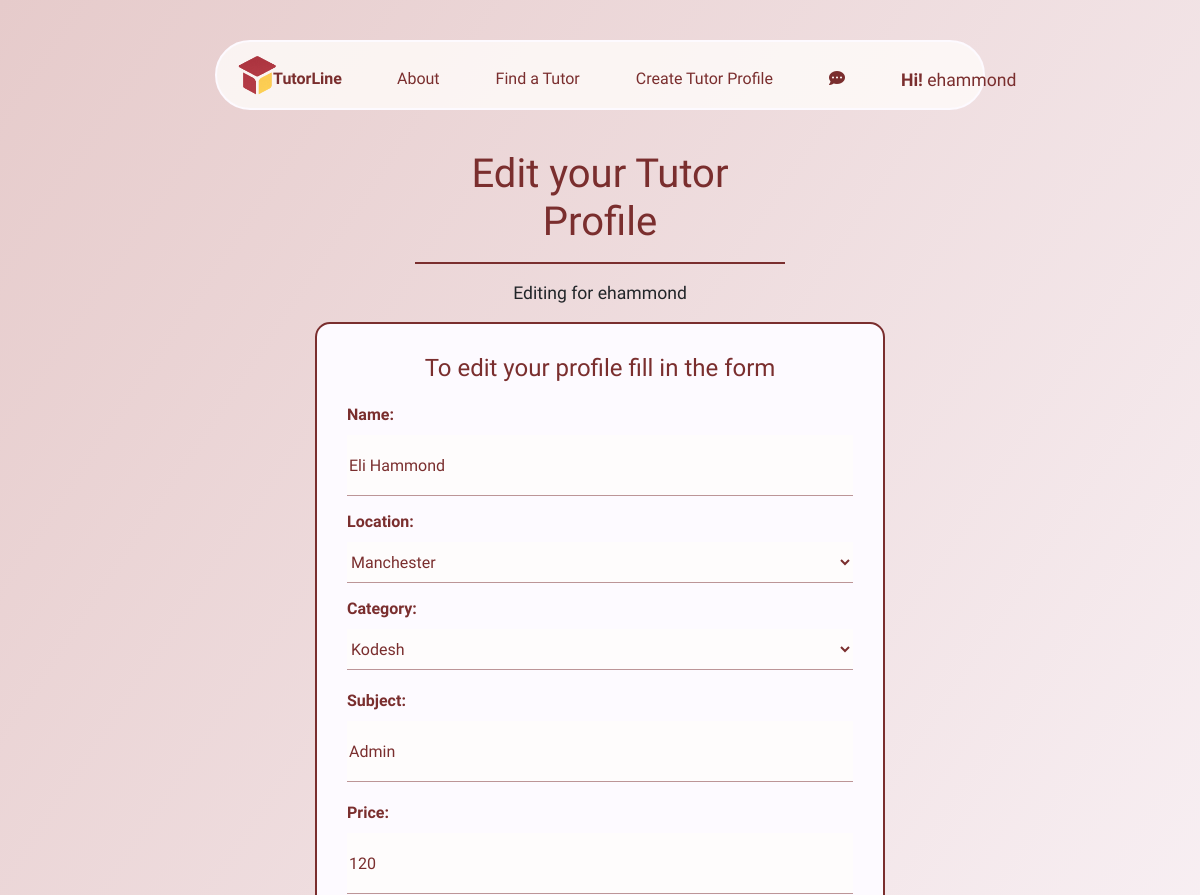
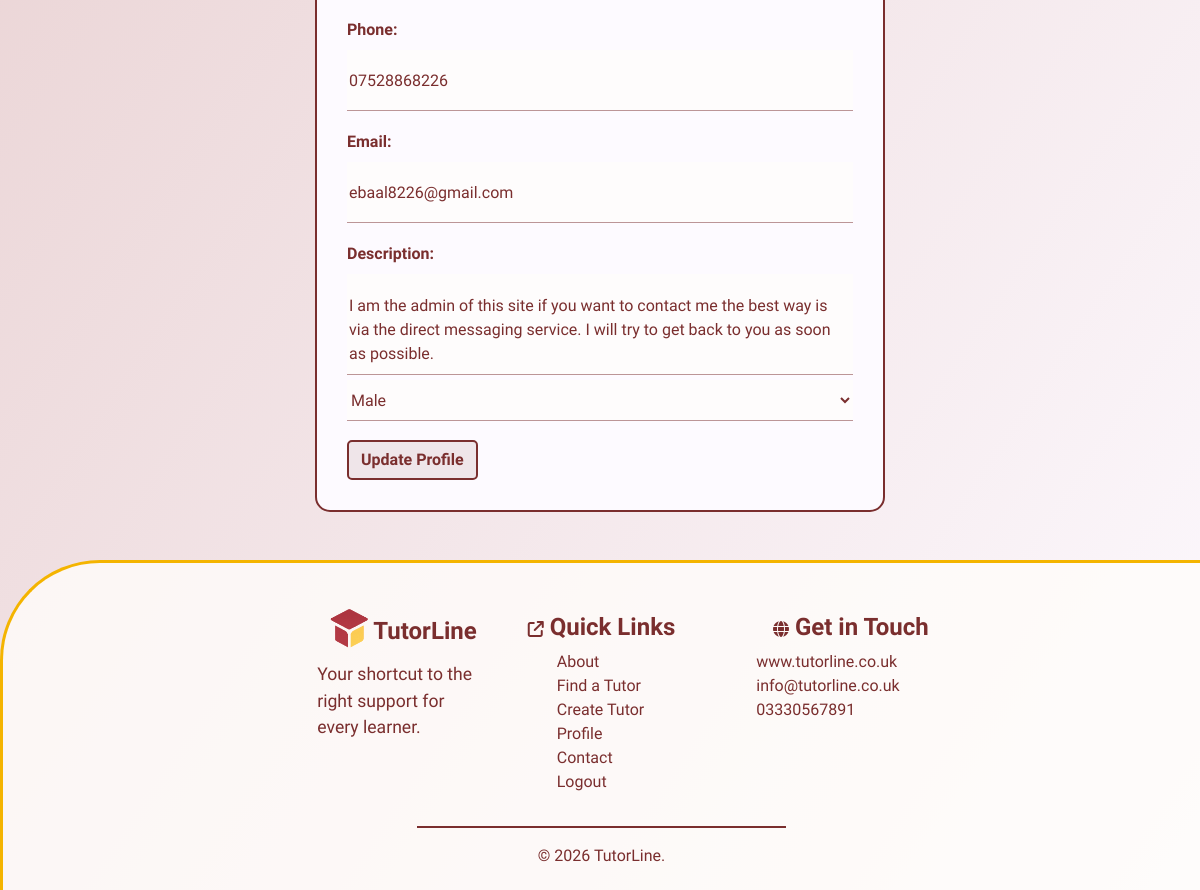
Page /tutors/edit_tutor/1 (signed in) on the committed database (2 pictures, top to bottom).
### tutors/models.py (models this page shows, shortened)
class Tutors(models.Model):
    class Meta:
        verbose_name_plural = "Tutors"
    user = models.ForeignKey(User, on_delete=models.CASCADE, null=True, blank=True)
    name = models.CharField(max_length=254)
    location = models.ForeignKey('Location', null=True, blank=True,
                                 on_delete=models.SET_NULL)
    category = models.ForeignKey('Category', null=True, blank=True,
                                 on_delete=models.SET_NULL)
    date_added = models.DateField(auto_now=True)
    subject = models.CharField(max_length=254)
    price = models.IntegerField()
    active = models.BooleanField(default=True)
    description = models.TextField()
    email = models.EmailField()
    phone = models.CharField(max_length=14)
    rating = models.FloatField(default=0)
    image = models.ImageField(blank=True, null=True)
    is_male = models.BooleanField()
    color_1 = models.IntegerField(default=rand)
    color_2 = models.IntegerField(default=rand)
    color_3 = models.IntegerField(default=rand)

class Location(models.Model):
    name = models.CharField(max_length=254)
    def __str__(self):
        return self.name

class Category(models.Model):
    class Meta:
        verbose_name_plural = "Categories"
    name = models.CharField(max_length=254)
    def __str__(self):
        return self.name

### tutors/views.py (the view)
# urls.py: path('edit_tutor/<int:user_id>', views.edit_tutor, name='edit_tutor'),
@login_required
def edit_tutor(request, user_id):
    user = get_object_or_404(User, pk=user_id)
    tutor = get_object_or_404(Tutors, user=user)
    if request.user.id != user_id:
        messages.error(request, "You are not allowed to edit this profile.")
        return redirect('tutors')
    if request.method == 'POST':
        form = TutorForm(request.POST, instance=tutor)
        if form.is_valid():
            form.save()
            if tutor.is_male:
                return redirect('image_update', tutor_id=tutor.id)
            else:
                messages.success(request, 'Your Profile has succesfully been updated')
                send_mail(
                    'Profile Updated',
                    f"Dear {tutor.name}! \
                        Welcome to Tutor Line! You have succesfully updated your Tutor profile",
                    "info@tutor-line.co.uk",
                    [user.email],
                    fail_silently=False,
                )
                return redirect('tutors')
    else:
        form = TutorForm(instance=tutor)
    context = {
        'form': form,
        'user': user,
        }
    return render(request, 'tutors/edit-tutor.html', context)

### tutors/forms.py
class TutorForm(forms.ModelForm):
    class Meta:
        model = Tutors
        fields = ['name', 'location', 'category', 'subject', 'price', 'phone', 'email', 'description', 'is_male']
        widgets = {
            'is_male': forms.Select(choices=[
                (None, 'Are you Male or Female?'),
                (True, 'Male'),
                (False, 'Female'),
            ]),
            'name': forms.TextInput(attrs={'placeholder': "Your Name"}),
            'subject': forms.TextInput(attrs={'placeholder': "Your Subject"}),
            'price': forms.NumberInput(attrs={'placeholder': "Your hourly rate"}),
            'phone': forms.TextInput(attrs={'placeholder': "Your Phone Number"}),
            'email': forms.EmailInput(attrs={'placeholder': "Your Email"}),
            'description': forms.Textarea(attrs={'placeholder': "Your Description"}),
        }
    def __init__(self, *args, **kwargs):
        super().__init__(*args, **kwargs)

### messaging/contexts.py (called while the page is built)
def messaging(request):
    message = Message.objects.all()
    current_user = request.user.username
    my_messages = Message.objects.filter(send_to=current_user)
    unread_messages = my_messages.filter(read=False)
    message_count = len(my_messages)
    unread_count = len(unread_messages)
    context = {
        'message': message,
        'message_count': message_count,
        'unread_count': unread_count,
    }
    return context

### tutors/templates/tutors/edit-tutor.html (shortened to what this page needs)
{% extends "base.html" %}
{% load static %}
{% block extracss%}
<link rel="stylesheet" href="{% static 'css/tutors.css' %}">
<link rel="stylesheet" href="{% static 'css/forms.css' %}">
<link rel="stylesheet" href="{% static 'css/edit.css' %}">
{% endblock %}
{% block content %}
<div class="container-fluid">
    <div class="row">
        <div class="col-4"></div>
        <div class="col-4">
            <h1>Edit your Tutor Profile</h1>
            <hr>
            <p class="text-center">Editing for {{ user.username }}</p>
        </div>
        <div class="col-4"></div>
    </div>
</div>
<section>
    <div class="container-fluid">
        <div class="row">
            <div class="col-3"></div>
            <div class="col-6">
                <div class="form-container">
                    <form action="{% url 'edit_tutor' user.id %}" method="POST" enctype="multipart/form-data">
                        <h4>To edit your profile fill in the form </h4>
                        {{ form.as_div }}
                        <button class="btn btn-btn" type="submit">Update Profile</button>
                    </form>
                </div>
            </div>
            <div class="col-3"></div>
        </div>
    </div>
</section>
{% endblock %}

### templates/base.html (shortened to what this page needs)
{% load static %}
<!doctype html>
<html lang="en">
  <head>
    {% block corecss %}
        <link rel="stylesheet" href="{% static 'css/base.css' %}">
        <link rel="stylesheet" href="{% static 'css/mobile-base.css' %}">
        <link rel="stylesheet" href="{% static 'css/buttons.css' %}">
        <link rel="stylesheet" href="https://cdnjs.cloudflare.com/ajax/libs/font-awesome/6.6.0/css/all.min.css">
        <link rel="stylesheet" href="https://cdnjs.cloudflare.com/ajax/libs/font-awesome/6.6.0/css/all.min.css">
        <link rel="stylesheet" href="https://cdn.jsdelivr.net/npm/bootstrap@4.6.2/dist/css/bootstrap.min.css">
    {% endblock %}
    {% block extracss%}
    {% endblock %}
  </head>
  <body>
    <header>
      <div class="container-fluid">
        <div class="row above-nav"></div>
        <div class="row">
          <div class="col-1 col-lg-2"></div>
          <div class="col-10 col-lg-8" id="nav">
            <ul class="d-none d-md-block nav nav-desktop">
              <li><a href="{% url 'home' %}">
                <img src="/media/logo.png" alt="logo" class="logo"><span class="logo-txt">TutorLine</span>
              </a></li>
              <span class="nav-options {% if request.user.is_authenticated %}nav-logged{% else %} nav-non-logged{% endif %}">
                <li class="nav-select"><a href="{% url 'about' %}">About</a></li>
                <li class="nav-select"><a href="{% url 'tutors' %}">Find a Tutor</a></li>
                {% if request.user.is_authenticated %}
                <li class="nav-select"><a href="{% url 'create_tutor' user.id %}">Create Tutor Profile</a></li>
                {% else %}
                <li class="nav-select pointer" onclick="profileSignIn()">Create Tutor Profile</li>
                {% endif %}
                {% if request.user.is_authenticated %}
                {% if unread_count >= 1%}
                <li class="message-count-display">
                  <a href="{% url 'messaging' %}">
                    <i class="fa-solid fa-bell"></i><span class="message_num">({{ unread_count }})</span>
                  </a>
                </li>
                {% else %}
                <li class="nav-select">
                  <a href="{% url 'messaging' %}">
                    <i class="fa-solid fa-comment-dots"></i>
                  </a>
                </li>
                {% endif %}
                {% endif %}
                <li class="sign-in nav-select">
                  {% if request.user.is_authenticated %}
                  <p><strong>Hi!</strong> {{ user.username }}</p>
                  {% else %}
                  <i class="fa-solid fa-user"></i>
                   <a href="{% url 'account_login' %}">Login/SignUp</a>
                  {% endif %}
                </li>
              </span>
            </ul>
          </div>
          <div class="col-1 col-lg-2"></div>
        </div>
      </div>
    </header>
    {% block content %}
    {% endblock %}
    <footer>
      <div class="container-fluid footer-area mt-5">
        <div class="row">
          <div class="col-1 col-lg-3"></div>
          <div class="col-3 col-lg-2 me-3">
            <a href="">
              <h4><img src="/media/logo.png" alt="logo" class="footer-logo">
                <strong>TutorLine</strong>
              </h4>
            </a>
            <p>Your shortcut to the right support for every learner.</p>
          </div>
          <div class="col-4 col-lg-2">
            <h4>
              <span class="h6"><i class="fa-solid fa-arrow-up-right-from-square"></i></span>
              <strong>Quick Links</strong>
            </h4>
            <ul class="footer-list">
              <li><a href="{% url 'about' %}">About</a></li>
              <li><a href="{% url 'tutors' %}">Find a Tutor</a></li>
              <li><a href="">Create Tutor Profile</a></li>
              <li><a href="">Contact</a></li>
              {% if request.user.is_authenticated %}
              <li><a href="#nav" role="button" onclick="revealLogout()">Logout</a></li>
              {% else %}
              <li><a href="{% url 'account_login' %}">Login</a></li>
              {% endif %}
            </ul>
          </div>
          <div class="col-3 col-lg2">
            <h4>
              <span class="h6"><i class="fa-solid fa-globe"></i></span>
              <strong>Get in Touch</strong>
            </h4>
            <ul class="footer-list">
              <li>www.tutorline.co.uk</li>
              <li>info@tutorline.co.uk</li>
              <li>03330567891</li>
            </ul>
          </div>
          <div class="col-1 col-lg3"></div>
        </div>
        <div class="row ftr-row">
          <div class="col-4"></div>
          <div class="col-4 text-center">
            <hr>
            &copy; {% now "Y" %} TutorLine.
          </div>
          <div class="col-4"></div>
        </div>
      </div>
    </footer>
  </body>
</html>

### static/css/base.css (style rules this page uses)
:root { --light-clr:#fdfaff; --opaque:rgba(122, 46, 46, 0.8); --comp-opaque:rgba(122, 46, 46, 0); --drk-clr:#7a2e2e; --ylw-clr:#F4B400; --ylw-opaque:rgba(244, 180, 0, 0.6); --light-opaque:rgba(255, 253, 250, 0.8); --light-opaque-1:rgba(255, 253, 250, 0.6); --light-opaque-2:rgba(255, 253, 250, 0.4); --main-font:"Schibsted Grotesk", sans-serif; }
a { text-decoration: none !important; color: inherit !important; outline: none !important; text-underline-offset: 10px; }
hr { border:solid 0.5px var(--drk-clr) !important; }
html body { background-image: linear-gradient(to bottom right, #e6cbcb, var(--light-clr)); }
.above-nav { margin-top:10px; height:30px; position:relative; z-index: 4; }
.nav-desktop { height:70px; }
.nav { color:var(--drk-clr); background-color:var(--light-opaque); padding-top:18px; border-radius: 9999px; border:solid 2px var(--light-clr); position: relative; z-index: 4; font-family:var(--main-font); }
.logo { width:40px; height:40px; position:relative; bottom:5px; left:20px; z-index: 4; }
.logo-txt { font-weight: 800; position:relative; top:0; left:16px; }
.nav-options { list-style: none; display:flex; gap:3.5rem; }
.nav-options { position: relative; bottom:33px; color:var(--drk-clr) }
.nav-logged { left:180px; }
.footer-area { position: relative; z-index: 5; color:var(--drk-clr); background-color: var(--light-opaque); padding:50px; border-top:var(--ylw-clr) solid 3px; border-left:var(--ylw-clr) solid 3px; border-top-left-radius: 100px; height:auto; font-family: var(--main-font); }
.footer-logo { width:40px; height:40px; position:relative; bottom:5px; left:2px; z-index: 4; }
.footer-list { list-style: none; }
footer ul { flex-direction: column; flex-wrap: wrap; gap:0; }
footer li { margin: 0 !important; }
.ftr-row { height:30px; }

### static/css/buttons.css (style rules this page uses)
.btn-btn { color:var(--drk-clr) !important; font-weight: 700 !important; font-family: var(--main-font) !important; background-color: rgba(122, 46, 46, 0.1) !important; border: var(--drk-clr) solid 2px !important; border-radius: 5px !important; }

### static/css/tutors.css (style rules this page uses)
h1 { text-align: center; font-family: var(--main-font); color:var(--drk-clr); margin-top: 40px; }
p { font-size: 1.1rem; font-family: var(--main-font); }

### static/css/forms.css (style rules this page uses)
.form-container { background-color: var(--light-clr); border:2px solid var(--drk-clr); border-radius: 15px; padding:30px; }
h4 { text-align: center; color:var(--drk-clr); font-family: var(--main-font); }
label { display:none; }
label[for="id_location"], label[for="id_category"] { display: block; margin-top: 15px; color:var(--drk-clr); font-family: var(--main-font); }
input, textarea, select { background-color: var(--light-opaque-1); outline:none; border: none; box-shadow: 0 0.5px; margin:0; width:100%; color:var(--drk-clr); font-family: var(--main-font); }
input { height:60px }
select { height:40px }
textarea { resize: none; height:100px; padding-top: 20px; }
button { margin-top: 20px; align-items: center; }
input:placeholder { color:var(--drk-clr) }

### static/css/edit.css (style rules this page uses)
label { display:block !important; color:var(--drk-clr); font-family: var(--main-font); font-weight: 800; margin-top: 20px; }

### rows in the picture
Tutors: name "Eli Hammond", location "Manchester", category "Kodesh", subject "Admin", price "120", phone "07528868226", email "ebaal8226@gmail.com", description "I am the admin of this site if you want to contact me the best way is via the direct messaging service. I will try to get back to you as soon as possible.", is_male "Male"

### other values in the picture
{{ user.username }} "ehammond"
